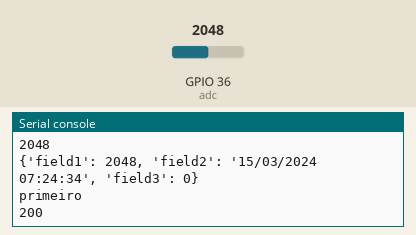
This program was run on a simulated ESP32 board running MicroPython. On the bench: the last lines printed to the serial console. The inputs (shaded band) are chosen by the test bench; at power-on: GPIO 36 (adc) = 2048 (analog values on the 0–4095 scale). WiFi joins after 1.5 s; the clock reads 2024-03-15 10:24:30 at power-on unless the program sets it; requests to the public web service named in the program get a made-up reply in its usual format after 0.4 s (London, UTC, broken clouds, 64 % humidity, 1013 hPa unless stated); a WiFi scan finds one network, HomeNet.

Above: at 5.7 s.
5.8 s: GPIO 36 (adc) set to 2866
At 9.68 s:
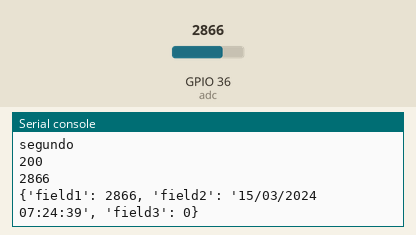
12.4 s: GPIO 36 (adc) set to 3603
At 15.9 s:
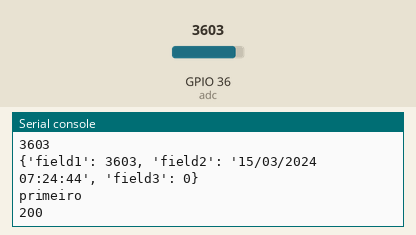
Timing chart, 0 to 17.4 s (numbered marks = the images above; inputs shaded):
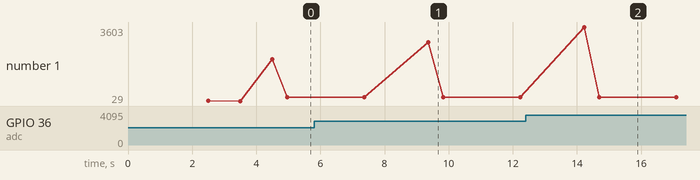

The program:

esp32v6.py
```python
import machine
from machine import Pin, ADC
import network
#import wifi_credentials
import time
import urequests
import utime
import ntptime


#------------------------------ DEFINICAO DOS PINOS NO SENSOR --------------------------------
# 36 == vp liga no S (perto do 3v3)
# + liga no 3v3
# - liga gnd
adc = ADC(Pin(36))

#----------------------------------- CONSTANTES E VARIAVEIS ------------------------------------------
HTTP_HEADERS = {'Content-Type': 'application/json'}
THINGSPEAK_WRITE_API_KEY = ''
UPDATE_TIME_INTERVAL = 2000  # in ms
last_update = time.ticks_ms()

# ----------------------------- CONEXAO WIFI -------------------------------------------------

def conectar_wifi():

    wlan = network.WLAN(network.STA_IF)

    #reiniciar wifi
    wlan.active(False)
    time.sleep(0.5)
    wlan.active(True)


    networks = wlan.scan()
    print(networks)

    ssid = ''
    password = ''
    wlan.connect(ssid, password)

    timeout = 0

    # Esperar a conexão
    if not wlan.isconnected():
        print('Conectando...')
        while (not wlan.isconnected() and timeout < 30):
            print(30 - timeout)
            timeout = timeout + 1
            time.sleep(1)


    if wlan.isconnected():
        print('conectado')
        print(wlan.ifconfig())

    else:
        print('Timeout')

# --------------------------------------------------------------------------------------------
def hora_local():
    ntptime.settime()

    # Obter a data e a hora atual
    timestamp = utime.time()
    data_hora = utime.localtime(timestamp)
    ano, mes, dia, hora, minuto, segundo, dia_da_semana, dia_do_ano = data_hora
    data_str = "{:02d}/{:02d}/{:04d}".format(dia, mes, ano)
    hora_str = "{:02d}:{:02d}:{:02d}".format(hora-3, minuto, segundo)
    data_hora = data_str + " " + hora_str

    return data_hora

# --------------------------------------------------------------------------------------------
def fazer_request(leituraSensor, campo2, campo3):
    campo2 = hora_local()
    sensor_readings = {"field1":leituraSensor, "field2":campo2, "field3":campo3}
    print(sensor_readings)
    request = urequests.get(
        'http://api.thingspeak.com/update?api_key=' +
          THINGSPEAK_WRITE_API_KEY,
          json = sensor_readings,
          headers = HTTP_HEADERS)
    print('primeiro')
    print(request.status_code)

    time.sleep(2)

    request = urequests.get(
        'http://api.thingspeak.com/update?api_key=' +
          THINGSPEAK_WRITE_API_KEY,
          json = sensor_readings,
          headers = HTTP_HEADERS)
    print('segundo')
    print(request.status_code)

    request.close()


try:
    conectar_wifi()

    # Main loop:
    campo1 = 0
    campo2 = 0
    campo3 = 0

    leituraSensorControle = 404
    while True:
        if time.ticks_ms() - last_update >= UPDATE_TIME_INTERVAL:
            #time.sleep(10)
            leituraSensor = adc.read()
            print(leituraSensor)


            if leituraSensor != leituraSensorControle:
                leituraSensorControle = leituraSensor
                fazer_request(leituraSensor, campo2, campo3)


            last_update = time.ticks_ms()

except Exception as e:
    print("Ocorreu um erro:", e)
    print("Reiniciando...")
    fazer_request(0, 0, 505)
    machine.reset()
```

Measured:
- after the input at 5.8 s, the serial console: prints a new line after 3.6 s (image 1)
- after the input at 12.4 s, the serial console: prints a new line after 1.8 s (image 2)
- plotted number 1: 200 → 3603 after the input at 12.4 s
